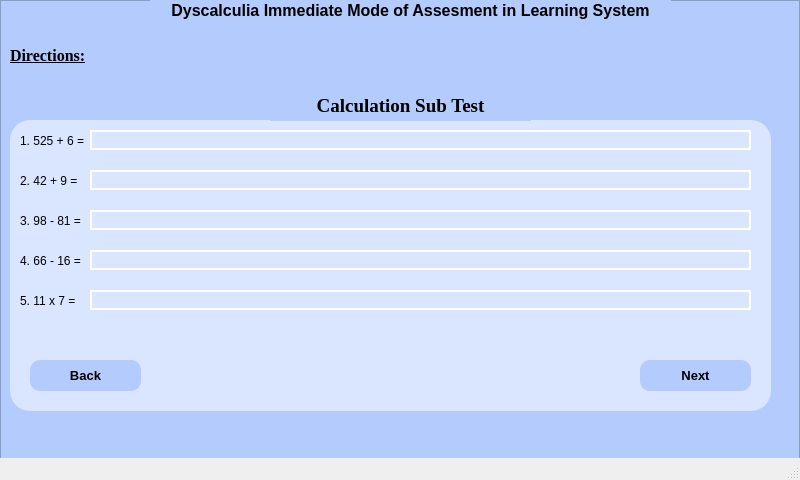
<?xml version="1.0" encoding="UTF-8"?>
<ui version="4.0">
 <class>MainWindow</class>
 <widget class="QMainWindow" name="MainWindow">
  <property name="geometry">
   <rect>
    <x>0</x>
    <y>0</y>
    <width>800</width>
    <height>480</height>
   </rect>
  </property>
  <property name="windowTitle">
   <string>MainWindow</string>
  </property>
  <widget class="QWidget" name="centralwidget">
   <widget class="QFrame" name="frame">
    <property name="geometry">
     <rect>
      <x>0</x>
      <y>0</y>
      <width>800</width>
      <height>480</height>
     </rect>
    </property>
    <property name="styleSheet">
     <string notr="true">background-color: rgb(180, 203, 253);</string>
    </property>
    <property name="frameShape">
     <enum>QFrame::StyledPanel</enum>
    </property>
    <property name="frameShadow">
     <enum>QFrame::Raised</enum>
    </property>
    <widget class="QFrame" name="frame_2">
     <property name="geometry">
      <rect>
       <x>10</x>
       <y>120</y>
       <width>761</width>
       <height>291</height>
      </rect>
     </property>
     <property name="styleSheet">
      <string notr="true">background-color: rgb(218, 229, 255);
border-radius: 20px;</string>
     </property>
     <property name="frameShape">
      <enum>QFrame::StyledPanel</enum>
     </property>
     <property name="frameShadow">
      <enum>QFrame::Raised</enum>
     </property>
     <widget class="QLabel" name="label_5">
      <property name="geometry">
       <rect>
        <x>10</x>
        <y>10</y>
        <width>741</width>
        <height>21</height>
       </rect>
      </property>
      <property name="text">
       <string>1. 525 + 6 = </string>
      </property>
     </widget>
     <widget class="QLabel" name="label_6">
      <property name="geometry">
       <rect>
        <x>10</x>
        <y>50</y>
        <width>741</width>
        <height>21</height>
       </rect>
      </property>
      <property name="text">
       <string>2. 42 + 9 = </string>
      </property>
     </widget>
     <widget class="QLabel" name="label_7">
      <property name="geometry">
       <rect>
        <x>10</x>
        <y>90</y>
        <width>741</width>
        <height>21</height>
       </rect>
      </property>
      <property name="text">
       <string>3. 98 - 81 = </string>
      </property>
     </widget>
     <widget class="QLabel" name="label_8">
      <property name="geometry">
       <rect>
        <x>10</x>
        <y>130</y>
        <width>741</width>
        <height>21</height>
       </rect>
      </property>
      <property name="text">
       <string>4. 66 - 16 = </string>
      </property>
     </widget>
     <widget class="QLabel" name="label_9">
      <property name="geometry">
       <rect>
        <x>10</x>
        <y>170</y>
        <width>741</width>
        <height>21</height>
       </rect>
      </property>
      <property name="text">
       <string>5. 11 x 7 =</string>
      </property>
     </widget>
     <widget class="QPushButton" name="pushButton">
      <property name="geometry">
       <rect>
        <x>20</x>
        <y>240</y>
        <width>111</width>
        <height>31</height>
       </rect>
      </property>
      <property name="font">
       <font>
        <pointsize>10</pointsize>
        <weight>75</weight>
        <bold>true</bold>
       </font>
      </property>
      <property name="cursor">
       <cursorShape>PointingHandCursor</cursorShape>
      </property>
      <property name="styleSheet">
       <string notr="true">background-color: rgb(180, 203, 253);
border-radius: 10px;</string>
      </property>
      <property name="text">
       <string>Back</string>
      </property>
     </widget>
     <widget class="QPushButton" name="pushButton_2">
      <property name="geometry">
       <rect>
        <x>630</x>
        <y>240</y>
        <width>111</width>
        <height>31</height>
       </rect>
      </property>
      <property name="font">
       <font>
        <pointsize>10</pointsize>
        <weight>75</weight>
        <bold>true</bold>
        <kerning>true</kerning>
       </font>
      </property>
      <property name="cursor">
       <cursorShape>PointingHandCursor</cursorShape>
      </property>
      <property name="acceptDrops">
       <bool>false</bool>
      </property>
      <property name="styleSheet">
       <string notr="true">background-color: rgb(180, 203, 253);
border-radius: 10px;</string>
      </property>
      <property name="text">
       <string>Next</string>
      </property>
      <property name="autoDefault">
       <bool>false</bool>
      </property>
     </widget>
     <widget class="QLineEdit" name="lineEdit">
      <property name="geometry">
       <rect>
        <x>80</x>
        <y>10</y>
        <width>661</width>
        <height>20</height>
       </rect>
      </property>
      <property name="styleSheet">
       <string notr="true">QLineEdit {
	border: 2px solid #FFFFFF;
}

QLineEdit:focus{
	border: 2px solid #000000
}</string>
      </property>
     </widget>
     <widget class="QLineEdit" name="lineEdit_2">
      <property name="geometry">
       <rect>
        <x>80</x>
        <y>50</y>
        <width>661</width>
        <height>20</height>
       </rect>
      </property>
      <property name="styleSheet">
       <string notr="true">QLineEdit {
	border: 2px solid #FFFFFF;
}

QLineEdit:focus{
	border: 2px solid #000000
}</string>
      </property>
     </widget>
     <widget class="QLineEdit" name="lineEdit_3">
      <property name="geometry">
       <rect>
        <x>80</x>
        <y>90</y>
        <width>661</width>
        <height>20</height>
       </rect>
      </property>
      <property name="styleSheet">
       <string notr="true">QLineEdit {
	border: 2px solid #FFFFFF;
}

QLineEdit:focus{
	border: 2px solid #000000
}</string>
      </property>
     </widget>
     <widget class="QLineEdit" name="lineEdit_4">
      <property name="geometry">
       <rect>
        <x>80</x>
        <y>130</y>
        <width>661</width>
        <height>20</height>
       </rect>
      </property>
      <property name="styleSheet">
       <string notr="true">QLineEdit {
	border: 2px solid #FFFFFF;
}

QLineEdit:focus{
	border: 2px solid #000000
}
</string>
      </property>
     </widget>
     <widget class="QLineEdit" name="lineEdit_5">
      <property name="geometry">
       <rect>
        <x>80</x>
        <y>170</y>
        <width>661</width>
        <height>20</height>
       </rect>
      </property>
      <property name="styleSheet">
       <string notr="true">QLineEdit {
	border: 2px solid #FFFFFF;
}

QLineEdit:focus{
	border: 2px solid #000000
}
</string>
      </property>
     </widget>
    </widget>
    <widget class="QLabel" name="label">
     <property name="geometry">
      <rect>
       <x>150</x>
       <y>0</y>
       <width>521</width>
       <height>20</height>
      </rect>
     </property>
     <property name="font">
      <font>
       <pointsize>12</pointsize>
       <weight>75</weight>
       <bold>true</bold>
       <underline>false</underline>
      </font>
     </property>
     <property name="text">
      <string>Dyscalculia Immediate Mode of Assesment in Learning System</string>
     </property>
     <property name="alignment">
      <set>Qt::AlignCenter</set>
     </property>
     <property name="wordWrap">
      <bool>false</bool>
     </property>
    </widget>
    <widget class="QLabel" name="label_4">
     <property name="geometry">
      <rect>
       <x>270</x>
       <y>90</y>
       <width>261</width>
       <height>31</height>
      </rect>
     </property>
     <property name="font">
      <font>
       <family>Times New Roman</family>
       <pointsize>14</pointsize>
       <weight>75</weight>
       <bold>true</bold>
       <underline>false</underline>
      </font>
     </property>
     <property name="mouseTracking">
      <bool>false</bool>
     </property>
     <property name="text">
      <string>Calculation Sub Test</string>
     </property>
     <property name="alignment">
      <set>Qt::AlignCenter</set>
     </property>
    </widget>
    <widget class="QLabel" name="label_3">
     <property name="geometry">
      <rect>
       <x>10</x>
       <y>40</y>
       <width>91</width>
       <height>31</height>
      </rect>
     </property>
     <property name="font">
      <font>
       <family>Times New Roman</family>
       <pointsize>12</pointsize>
       <weight>75</weight>
       <bold>true</bold>
       <underline>true</underline>
      </font>
     </property>
     <property name="mouseTracking">
      <bool>false</bool>
     </property>
     <property name="text">
      <string>Directions:</string>
     </property>
    </widget>
   </widget>
  </widget>
  <widget class="QMenuBar" name="menubar">
   <property name="geometry">
    <rect>
     <x>0</x>
     <y>0</y>
     <width>800</width>
     <height>26</height>
    </rect>
   </property>
  </widget>
  <widget class="QStatusBar" name="statusbar"/>
 </widget>
 <resources/>
 <connections/>
</ui>
